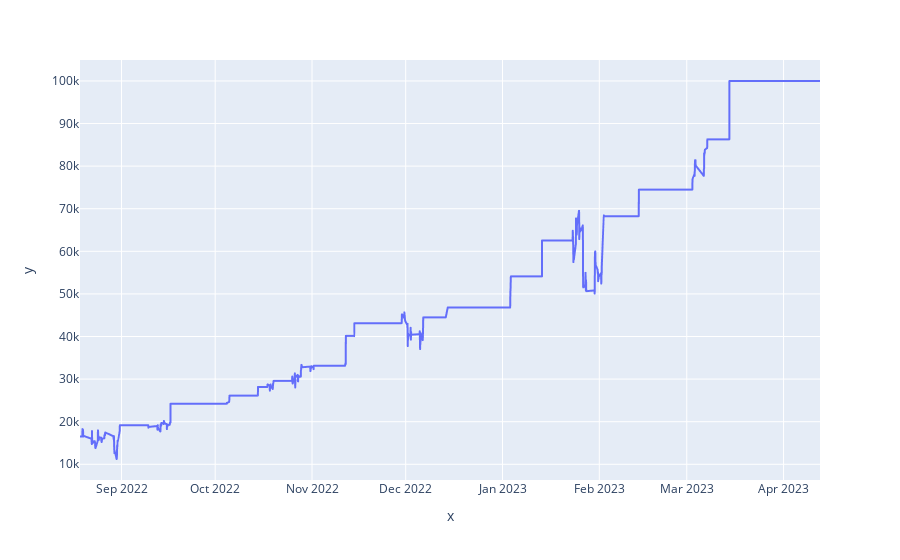

Write notebook code for a chart like this one.
### Code cell
from utils import plot_full_equity_curve

plot_full_equity_curve(
    symbols['BBBYm'][16385], 
    stats, 
    warmup_bars=warmup_bars,
    lookback_bars=lookback_bars, 
    overlay_price=True
)

### Figure 1 — Plotly figure (JSON) as saved in the notebook; plotly's stock layout.template omitted (floating-point values rounded to 4 significant figures; data arrays with more than 128 entries replaced by an {"elided": "..."} marker saying what was removed)
{"data": [{"hovertemplate": "x=%{x}<br>y=%{y}<extra></extra>", "legendgroup": "", "line": {"color": "#636efa", "dash": "solid"}, "marker": {"symbol": "circle"}, "mode": "lines", "name": "", "showlegend": false, "textposition": "bottom right", "type": "scattergl", "x": {"elided": "1600 str values"}, "xaxis": "x", "y": {"elided": "1600 float values"}, "yaxis": "y"}], "layout": {"legend": {"tracegroupgap": 0}, "margin": {"t": 60}, "xaxis": {"anchor": "y", "domain": [0, 1], "title": {"text": "x"}}, "yaxis": {"anchor": "x", "domain": [0, 1], "title": {"text": "y"}}}}
